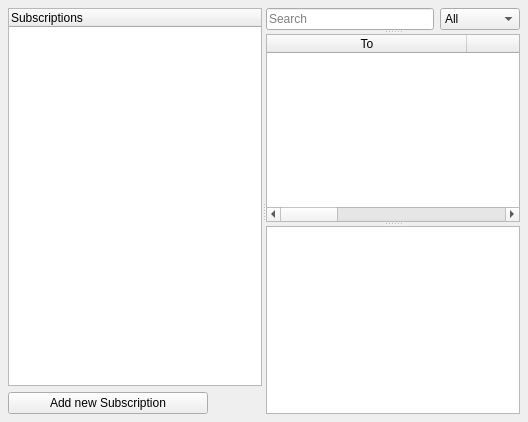
      <widget class="QWidget" name="subscriptions">
       <attribute name="icon">
        <iconset resource="bitmessage_icons.qrc">
         <normaloff>:/newPrefix/images/subscriptions.png</normaloff>:/newPrefix/images/subscriptions.png</iconset>
       </attribute>
       <attribute name="title">
        <string>Subscriptions</string>
       </attribute>
       <layout class="QVBoxLayout">
        <property name="leftMargin">
         <number>8</number>
        </property>
        <property name="topMargin">
         <number>8</number>
        </property>
        <property name="rightMargin">
         <number>8</number>
        </property>
        <property name="bottomMargin">
         <number>8</number>
        </property>
        <item>
         <widget class="SSplitter" name="subscriptionsHorizontalSplitter">
          <property name="orientation">
           <enum>Qt::Horizontal</enum>
          </property>
          <widget class="QWidget" name="subscriptionsIdentitiesWidget">
           <layout class="QVBoxLayout">
            <item>
             <widget class="STreeWidget" name="treeWidgetSubscriptions">
              <property name="contextMenuPolicy">
               <enum>Qt::CustomContextMenu</enum>
              </property>
              <property name="alternatingRowColors">
               <bool>true</bool>
              </property>
              <property name="selectionMode">
               <enum>QAbstractItemView::SingleSelection</enum>
              </property>
              <property name="selectionBehavior">
               <enum>QAbstractItemView::SelectRows</enum>
              </property>
              <column>
               <property name="text">
                <string>Subscriptions</string>
               </property>
               <property name="icon">
                <iconset>
                 <selectedoff>:/newPrefix/images/subscriptions.png</selectedoff>
                </iconset>
               </property>
              </column>
             </widget>
            </item>
            <item>
             <widget class="QPushButton" name="pushButtonAddSubscription">
              <property name="maximumSize">
               <size>
                <width>200</width>
                <height>16777215</height>
               </size>
              </property>
              <property name="text">
               <string>Add new Subscription</string>
              </property>
             </widget>
            </item>
           </layout>
          </widget>
          <widget class="SSplitter" name="subscriptionsMessagecontrolSplitter">
           <property name="orientation">
            <enum>Qt::Vertical</enum>
           </property>
           <widget class="QWidget" name="searchWidget">
            <layout class="QHBoxLayout" name="searchLayout">
             <item>
              <widget class="QLineEdit" name="inboxSearchLineEditSubscriptions">
               <property name="placeholderText">
                <string>Search</string>
               </property>
              </widget>
             </item>
             <item>
              <widget class="QComboBox" name="inboxSearchOptionSubscriptions">
               <item>
                <property name="text">
                 <string>All</string>
                </property>
               </item>
               <item>
                <property name="text">
                 <string>To</string>
                </property>
               </item>
               <item>
                <property name="text">
                 <string>From</string>
                </property>
               </item>
               <item>
                <property name="text">
                 <string>Subject</string>
                </property>
               </item>
               <item>
                <property name="text">
                 <string>Message</string>
                </property>
               </item>
              </widget>
             </item>
            </layout>
           </widget>
           <widget class="STableWidget" name="tableWidgetInboxSubscriptions">
            <property name="contextMenuPolicy">
             <enum>Qt::CustomContextMenu</enum>
            </property>
            <property name="editTriggers">
             <set>QAbstractItemView::NoEditTriggers</set>
            </property>
            <property name="alternatingRowColors">
             <bool>true</bool>
            </property>
            <property name="selectionMode">
             <enum>QAbstractItemView::ExtendedSelection</enum>
            </property>
            <property name="selectionBehavior">
             <enum>QAbstractItemView::SelectRows</enum>
            </property>
            <property name="sortingEnabled">
             <bool>true</bool>
            </property>
            <property name="wordWrap">
             <bool>false</bool>
            </property>
            <attribute name="horizontalHeaderCascadingSectionResizes">
             <bool>true</bool>
            </attribute>
            <attribute name="horizontalHeaderDefaultSectionSize">
             <number>200</number>
            </attribute>
            <attribute name="horizontalHeaderHighlightSections">
             <bool>false</bool>
            </attribute>
            <attribute name="horizontalHeaderMinimumSectionSize">
             <number>27</number>
            </attribute>
            <attribute name="horizontalHeaderShowSortIndicator" stdset="0">
             <bool>false</bool>
            </attribute>
            <attribute name="horizontalHeaderStretchLastSection">
             <bool>true</bool>
            </attribute>
            <attribute name="verticalHeaderVisible">
             <bool>false</bool>
            </attribute>
            <attribute name="verticalHeaderDefaultSectionSize">
             <number>26</number>
            </attribute>
            <column>
             <property name="text">
              <string>To</string>
             </property>
            </column>
            <column>
             <property name="text">
              <string>From</string>
             </property>
            </column>
            <column>
             <property name="text">
              <string>Subject</string>
             </property>
            </column>
            <column>
             <property name="text">
              <string>Received</string>
             </property>
            </column>
           </widget>
           <widget class="MessageView" name="textEditInboxMessageSubscriptions">
            <property name="baseSize">
             <size>
              <width>0</width>
              <height>500</height>
             </size>
            </property>
            <property name="readOnly">
             <bool>true</bool>
            </property>
           </widget>
          </widget>
         </widget>
        </item>
       </layout>
      </widget>
